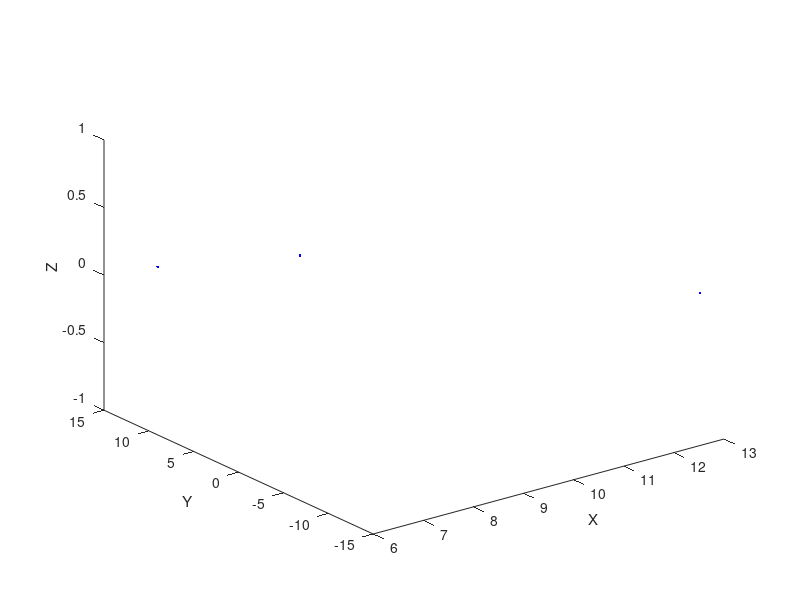

This figure's MATLAB source:
 x=13;
 y=6.9;
 z=9;
 ang=29;
 A=[x;y;z;1]
 B=[cos(ang),0,sin(ang),3.4;0,1,0,7.15;-sin(ang),0,cos(ang),8.03;0,0,0,1]
 Res=B * A
 Res(4,:)=[]
 Res1=[Res(1,:)]
 Res2=[Res(2,:)]
 Res3=[Res(3,:)]
 
 plot3([x,y,z],[Res1,Res2,Res3] ,".b")
# plot3(Res(3,:),".r","LineWidth",50)
xlabel("X")
ylabel("Y")
zlabel("Z")

